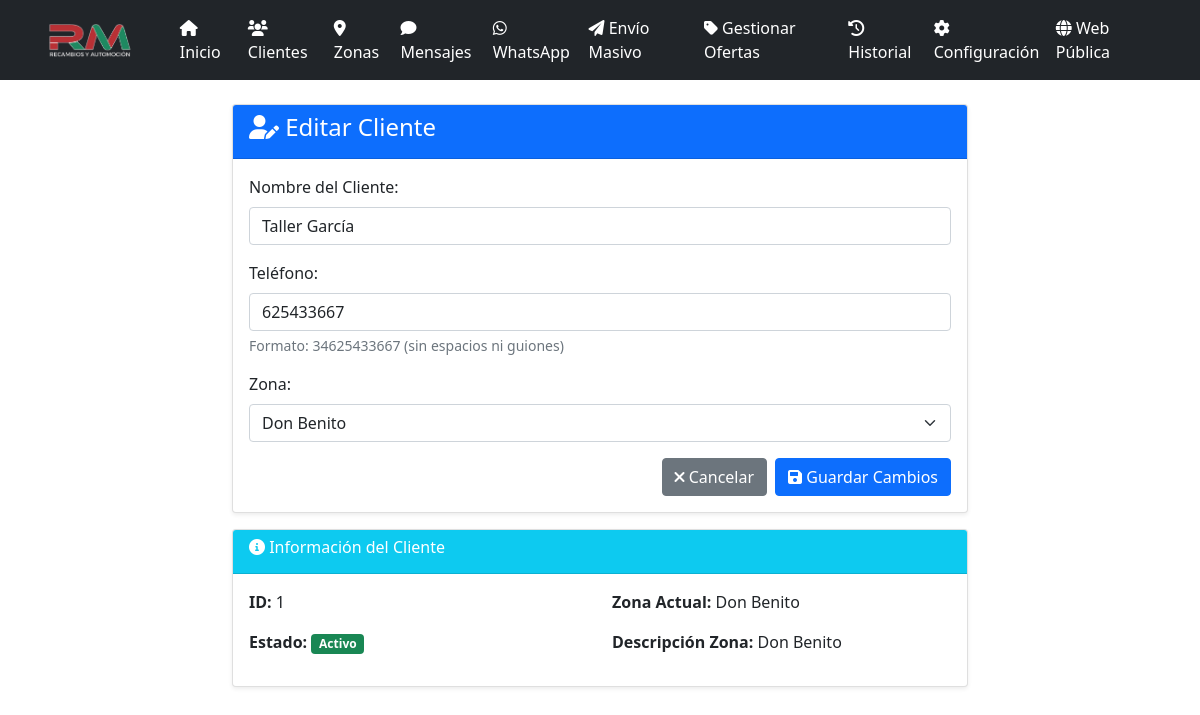
The page /clientes/editar/1 on the database as committed earlier.
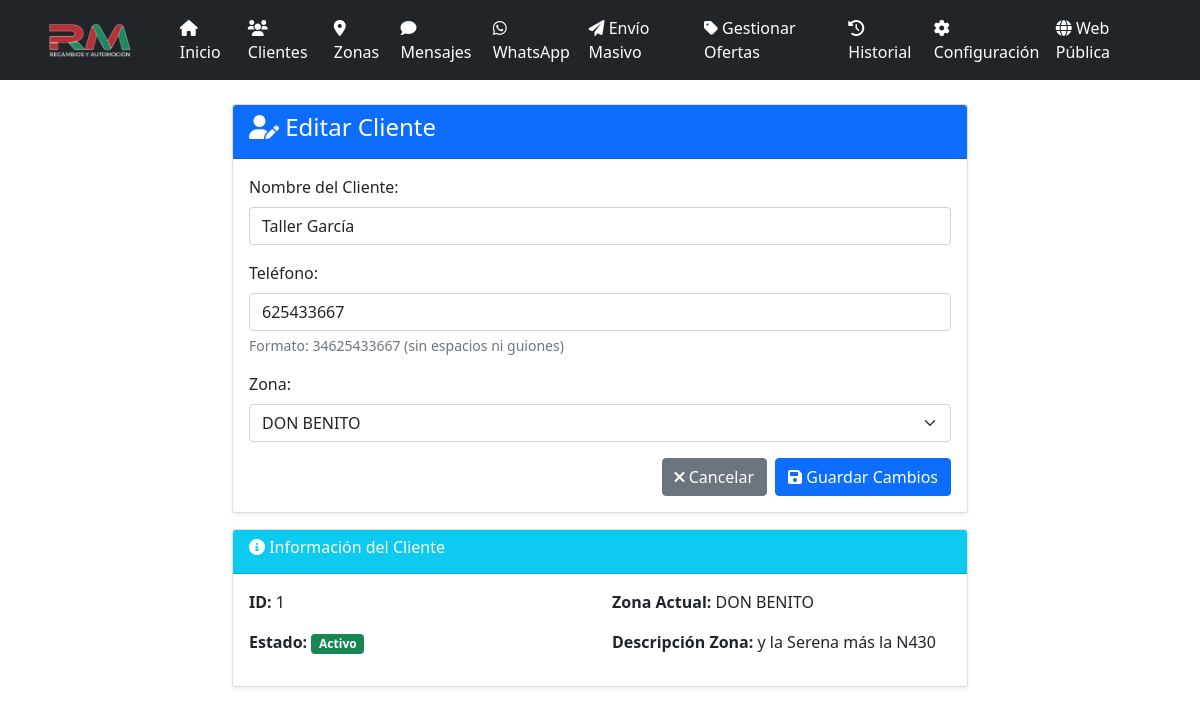
The same page on the database as committed later.
### models.py (models this page shows, shortened)
class Cliente(db.Model):
    id = db.Column(db.Integer, primary_key=True)
    nombre = db.Column(db.String(100), nullable=False)
    telefono = db.Column(db.String(20), nullable=False)
    email = db.Column(db.String(120))
    direccion = db.Column(db.Text)
    poblacion = db.Column(db.String(100))
    zona_id = db.Column(db.Integer, db.ForeignKey('zona.id'), nullable=False)
    incluir = db.Column(db.Boolean, default=True)
    activo = db.Column(db.Boolean, default=True)
    created_at = db.Column(db.DateTime, default=datetime.utcnow)
    mensajes_enviados = db.relationship('MensajeEnviado', backref='cliente', lazy=True)

class Zona(db.Model):
    id = db.Column(db.Integer, primary_key=True)
    nombre = db.Column(db.String(100), nullable=False)
    descripcion = db.Column(db.Text)
    created_at = db.Column(db.DateTime, default=datetime.utcnow)
    clientes = db.relationship('Cliente', backref='zona', lazy=True)

### app.py (the view, shortened to what this page needs)
@app.route('/clientes/editar/<int:cliente_id>', methods=['GET', 'POST'])
def editar_cliente(cliente_id):
    cliente = Cliente.query.get_or_404(cliente_id)
    zonas = Zona.query.all()
    return render_template('editar_cliente.html', cliente=cliente, zonas=zonas)

### app.py (called while the page is built, shortened)
@app.before_request
def _asegurar_scheduler():
    global _scheduler_iniciado

@app.before_request
def before_request():
    global _sistema_inicializado
    if not _sistema_inicializado and not app.config['DEBUG']:
        inicializar_sistema()

### templates/editar_cliente.html (shortened to what this page needs)
{% extends "base.html" %}
{% block content %}
<div class="row justify-content-center">
    <div class="col-md-8">
        <div class="card">
            <div class="card-header bg-primary text-white">
                <h4><i class="fas fa-user-edit"></i> Editar Cliente</h4>
            </div>
            <div class="card-body">
                <form method="POST">
                    <div class="mb-3">
                        <label for="nombre" class="form-label">Nombre del Cliente:</label>
                        <input type="text" class="form-control" id="nombre" name="nombre"
                               value="{{ cliente.nombre }}" required>
                    </div>
                    <div class="mb-3">
                        <label for="telefono" class="form-label">Teléfono:</label>
                        <input type="tel" class="form-control" id="telefono" name="telefono"
                               value="{{ cliente.telefono }}" required>
                        <div class="form-text">Formato: 34625433667 (sin espacios ni guiones)</div>
                    </div>
                    <div class="mb-3">
                        <label for="zona_id" class="form-label">Zona:</label>
                        <select class="form-select" id="zona_id" name="zona_id" required>
                            {% for zona in zonas %}
                            <option value="{{ zona.id }}"
                                    {% if zona.id == cliente.zona_id %}selected{% endif %}>
                                {{ zona.nombre }}
                            </option>
                            {% endfor %}
                        </select>
                    </div>
                    <div class="d-grid gap-2 d-md-flex justify-content-md-end">
                        <a href="{{ url_for('clientes') }}" class="btn btn-secondary">
                            <i class="fas fa-times"></i> Cancelar
                        </a>
                        <button type="submit" class="btn btn-primary">
                            <i class="fas fa-save"></i> Guardar Cambios
                        </button>
                    </div>
                </form>
            </div>
        </div>
        <div class="card mt-3">
            <div class="card-header bg-info text-white">
                <h6><i class="fas fa-info-circle"></i> Información del Cliente</h6>
            </div>
            <div class="card-body">
                <div class="row">
                    <div class="col-md-6">
                        <p><strong>ID:</strong> {{ cliente.id }}</p>
                        <p><strong>Estado:</strong>
                            {% if cliente.activo %}
                                <span class="badge bg-success">Activo</span>
                            {% else %}
                                <span class="badge bg-danger">Inactivo</span>
                            {% endif %}
                        </p>
                    </div>
                    <div class="col-md-6">
                        <p><strong>Zona Actual:</strong> {{ cliente.zona.nombre }}</p>
                        <p><strong>Descripción Zona:</strong> {{ cliente.zona.descripcion }}</p>
                    </div>
                </div>
            </div>
        </div>
    </div>
</div>
{% endblock %}

Rows that differ between the two databases and show on the page:
changed through a linked row, Cliente "Taller García": zona_id "Don Benito" → "DON BENITO"
changed Zona: zona.nombre "Don Benito" → "DON BENITO"; zona.descripcion "Don Benito" → "y la Serena más la N430"
